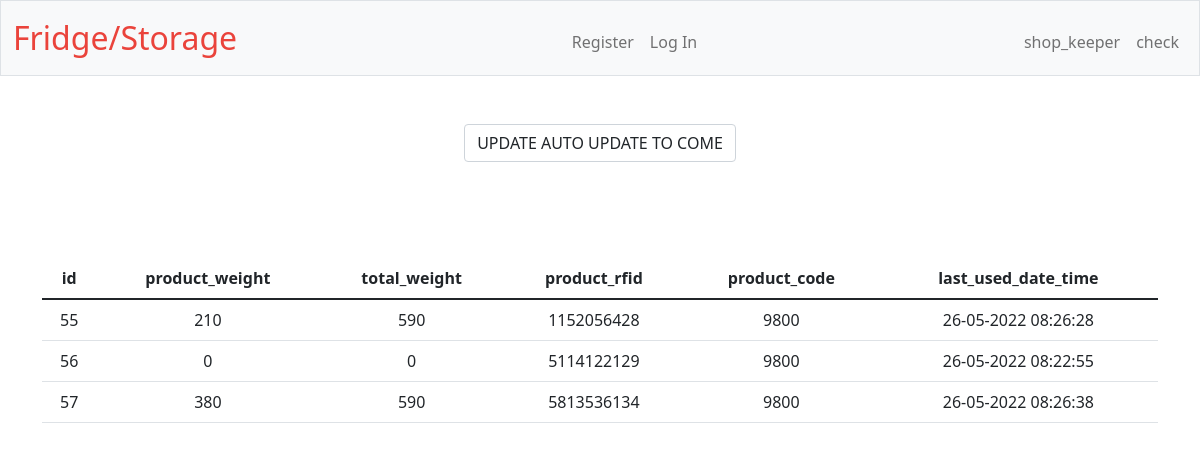
The page /check on the database its author committed.
### tables this page shows
CREATE TABLE repository( id INTEGER PRIMARY KEY AUTOINCREMENT,
 product_weight INTEGER,
 product_total INTEGER,
 product_rfid TEXT,
 product_code INTEGER,
 last_used_date_time DATE, 
 UNIQUE (product_rfid));

### app.py (the view)
@app.route("/check", methods= ["GET","POST"])
def check():
    if request.method == "POST":
        return redirect("/check")
    else:
        all_values = db.execute("SELECT * FROM repository")
        print(all_values)
        return render_template("check.html",all_values = all_values)

### app.py (called while the page is built)
@app.after_request
def after_request(response):
    response.headers["Cache-Control"] = "no-cache, no-store, must-revalidate"
    response.headers["Expires"] = 0
    response.headers["Pragma"] = "no-cache"
    return response

### templates/check.html (shortened to what this page needs)
{%extends "layout.html"%}
{% block main%}
<form action="/check" method="GET">
    <button type = "submit"class="form-control mx-auto w-auto" >UPDATE AUTO UPDATE TO COME</button>
</form>
<div class="container py-5 text-center"></div>
<table class = "table tablestriped">
    <thead>
        <tr>
            <th>
                id
            </th>
            <th>
                product_weight
            </th>
            <th>
                total_weight
            </th>
            <th>
                product_rfid
            </th>
            <th>
                product_code
            </th>
            <th>
                last_used_date_time
            </th>
        </tr>
    </thead>
    <tbody>
        {%for values in all_values%}
        <tr>
            <td>
                {{values["id"]}}
            </td>
            <td>
                {{values["product_weight"]}}
            </td>
            <td>
                {{values["product_total"]}}
            </td>
            <td>
                {{values["product_rfid"]}}
            </td>
            <td>
                {{values["product_code"]}}
            </td>
            <td>
                {{values["last_used_date_time"]}}
            </td>
        </tr>
        {%endfor%}
    </tbody>
</table>
{% endblock %}

### rows shown on the page
repository: id "55", product_weight "210", product_total "590", product_rfid "1152056428", product_code "9800", last_used_date_time "26-05-2022 08:26:28"
repository: id "56", product_weight "0", product_total "0", product_rfid "5114122129", product_code "9800", last_used_date_time "26-05-2022 08:22:55"
repository: id "57", product_weight "380", product_total "590", product_rfid "5813536134", product_code "9800", last_used_date_time "26-05-2022 08:26:38"
